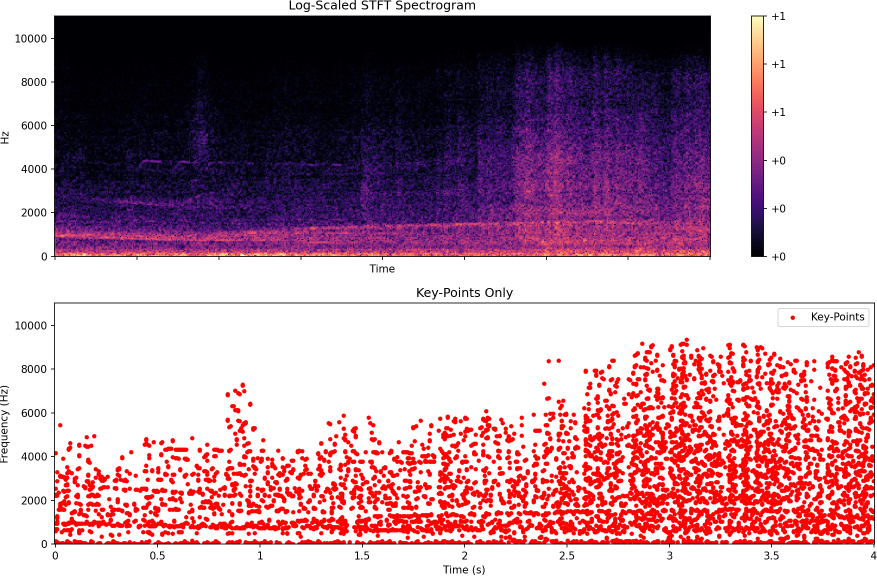
#> input picture lib/test.png, 1754 x 1151 px (shown at 1/2 size); its folder holds only this picture in this run
$ python -i keypointencode.py   (imports and definitions only)   (older library calls are emulated)
#> lines starting #> are read from the running program, lines starting #| are printed output that depends on the picture; after the words box and inside, x2 and y2 are one past the last pixel; in counts of white or black regions, pixels touching at a corner belong together
import cv2
import numpy as np
import os

def keypoint_encode(image, threshold=0.1):
    """
    Perform key point encoding on a spectrogram image.
    Args:
        image: Input spectrogram image (H, W, C)
        threshold: Threshold for key point detection
    Returns:
        encoded_image: Key point encoded image
    """
#> called with threshold = 0.1
    # Convert image to grayscale if it's not already
    if len(image.shape) == 3:
        gray = cv2.cvtColor(image, cv2.COLOR_RGB2GRAY)
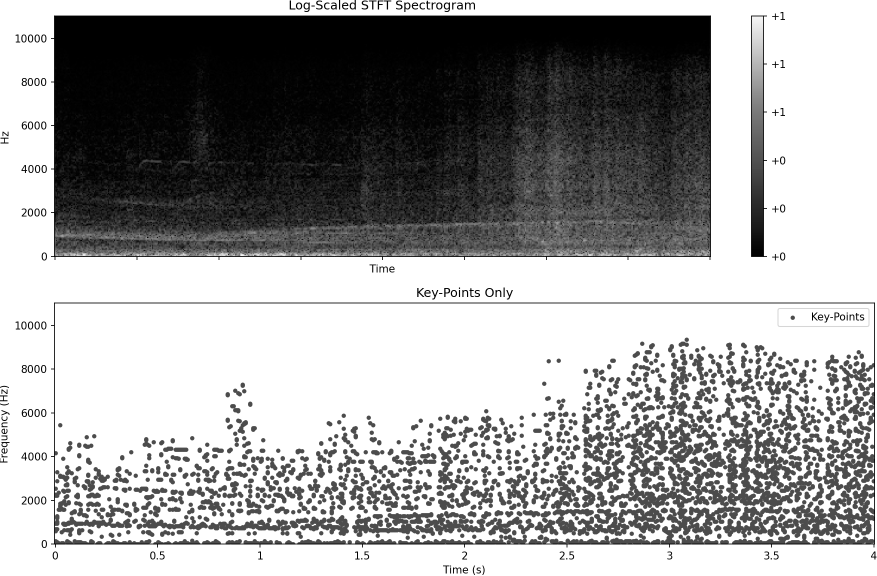
#> gray: shape (1151, 1754) (shown at 1/2 size); min 0, max 255, mean 162.5
    else:
        gray = image

    # Compute image gradients
    sobel_x = cv2.Sobel(gray, cv2.CV_64F, 1, 0, ksize=3)
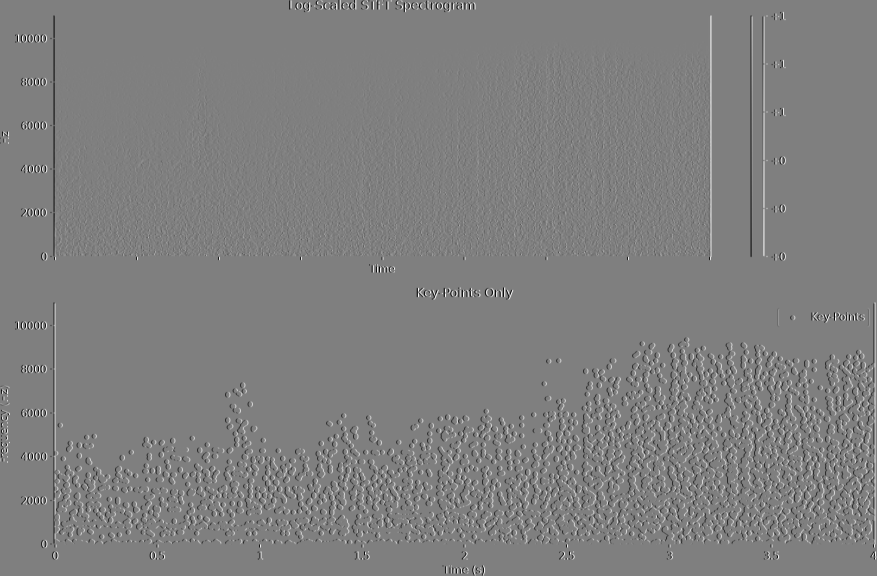
#> sobel_x: shape (1151, 1754) float64 (shown at 1/2 size); min -1020, max 1020, mean 0; drawn with min black and max white
    sobel_y = cv2.Sobel(gray, cv2.CV_64F, 0, 1, ksize=3)
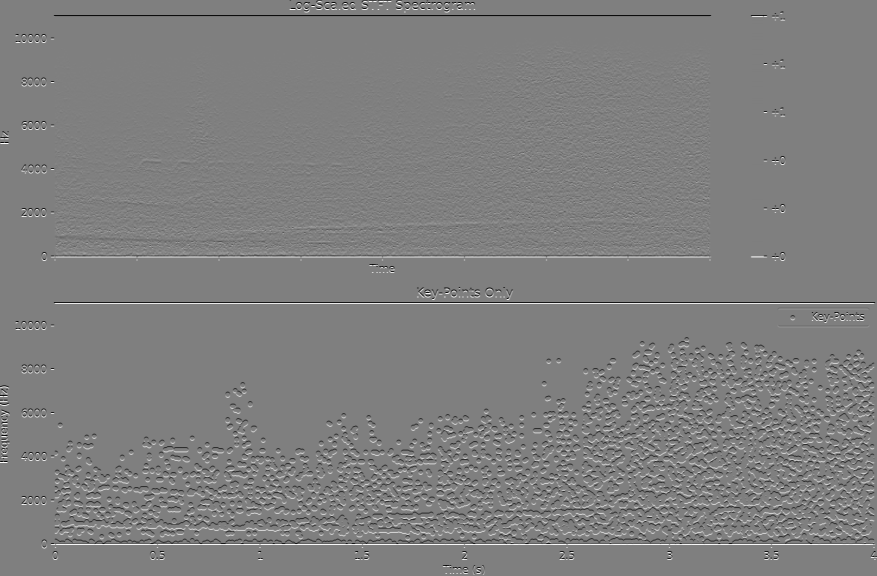
#> sobel_y: shape (1151, 1754) float64 (shown at 1/2 size); min -1020, max 1020, mean 0; drawn with min black and max white

    # Compute gradient magnitude
    magnitude = np.sqrt(sobel_x**2 + sobel_y**2)
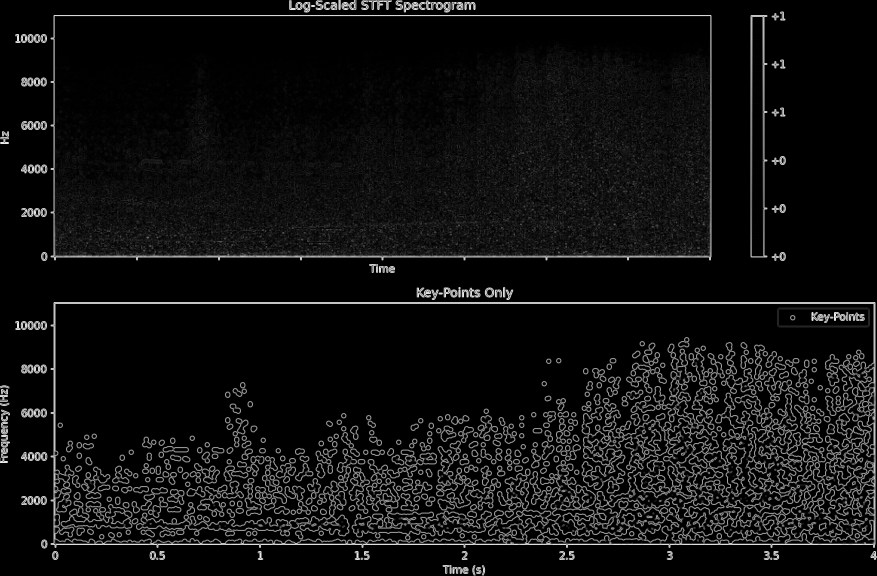
#> magnitude: shape (1151, 1754) float64 (shown at 1/2 size); min 0, max 1105.2, mean 74; drawn with min black and max white

    # Normalize magnitude to [0, 1]
    magnitude = (magnitude - magnitude.min()) / (magnitude.max() - magnitude.min() + 1e-8)

    # Detect key points based on magnitude threshold
    key_points = magnitude > threshold
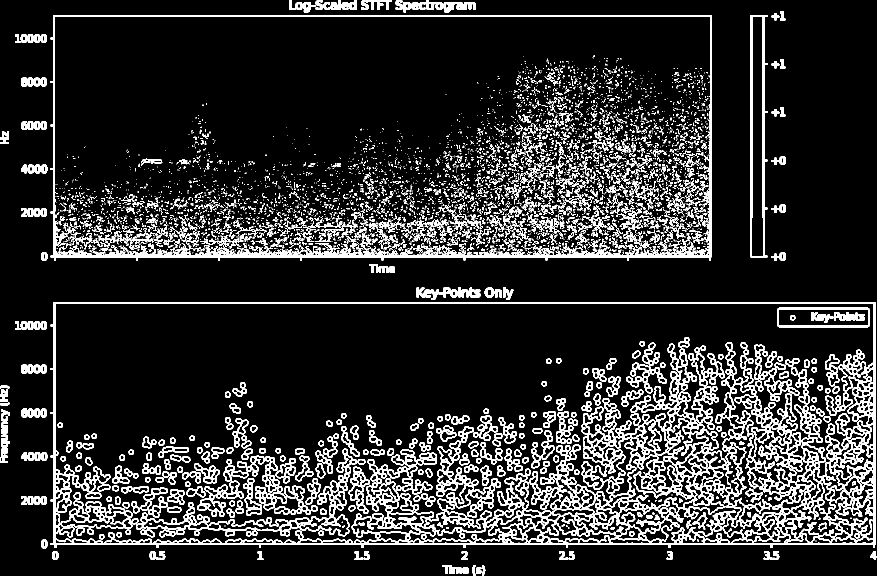
#> key_points: shape (1151, 1754) bool (shown at 1/2 size); 14.3% white; 6053 white regions (4941 under 20 px), largest, box (x1, y1, x2, y2) and area: (101, 604, 1751, 1096) 119682, (101, 30, 1423, 521) 20786, (1501, 30, 1535, 515) 3749

    # Create encoded image by downsampling using key points
    encoded_image = np.zeros_like(image)
    encoded_image[key_points] = image[key_points]
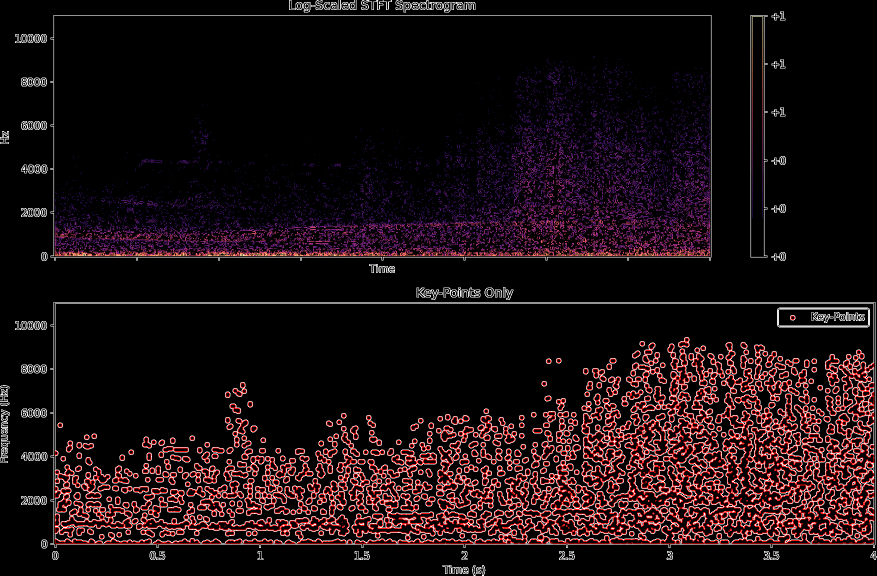
#> encoded_image: shape (1151, 1754, 3) (shown at 1/2 size); mean R, G, B 27.8, 14.6, 17.1

    return encoded_image

def process_spectrogram_directory(input_dir, output_dir, downsample_factor=4):
    """
    Process all spectrogram images in a directory and save the key point encoded images.
    Args:
        input_dir: Input directory containing spectrogram images
        output_dir: Output directory to save encoded images
        downsample_factor: Downsampling factor
    """
    # Create output directory if it doesn't exist
    os.makedirs(output_dir, exist_ok=True)

    # Get all files in the input directory
    for root, dirs, files in os.walk(input_dir):
        for file in files:
            # Check if file is an image
            if file.lower().endswith(('.png', '.jpg', '.jpeg')):
                # Read image
                image_path = os.path.join(root, file)
                image = cv2.imread(image_path)

                if image is not None:
                    # Perform key point encoding
                    encoded_image = keypoint_encode(image)

                    # Downsample the image
                    encoded_image = cv2.resize(encoded_image, None, fx=1/downsample_factor, fy=1/downsample_factor, interpolation=cv2.INTER_LINEAR)

                    # Save encoded image
                    relative_path = os.path.relpath(root, input_dir)
                    output_subdir = os.path.join(output_dir, relative_path)
                    os.makedirs(output_subdir, exist_ok=True)
                    output_path = os.path.join(output_subdir, file)
                    cv2.imwrite(output_path, encoded_image)

                    print(f"Processed and saved: {output_path}")

# Example usage
input_directory = "../data/stft_plots_org"
output_directory = "../data/keypointencoded"

# [1 line not run here, left out]

>>> import cv2
>>> picture = cv2.cvtColor(cv2.imread('test.png'), cv2.COLOR_BGR2RGB)
>>> result = keypoint_encode(picture)
